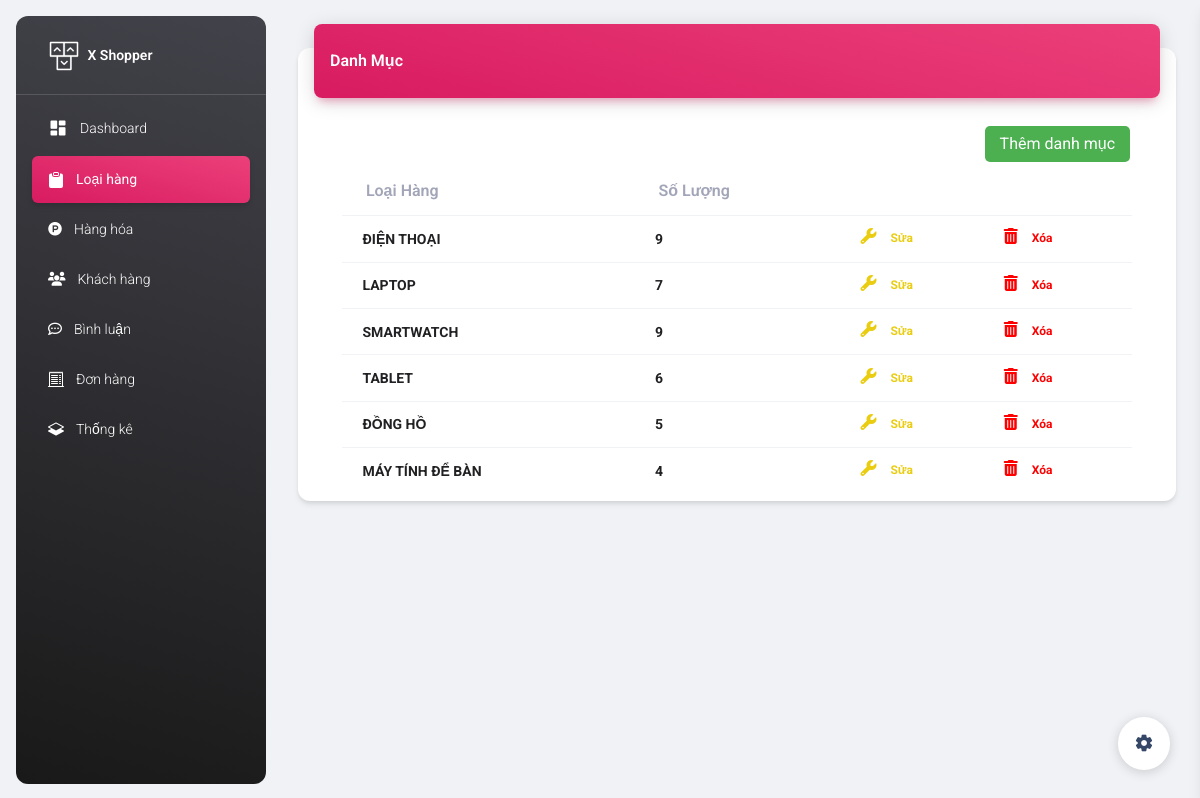
The app's page /admin/loai_hang/index.php (signed in) with its own data.
### tables this page shows
CREATE TABLE `loai` (
  `ma_loai` int(11) NOT NULL,
  `ten_loai` varchar(50) NOT NULL
);

### admin/loai_hang/index.php (called while the page is built, shortened)
<?php
require_once "../../Dao/loai.php";
require_once "../../Dao/hang_hoa.php";
$category = loai_select_all();
function so_luong_sp($ma_loai)
{
    return hang_hoa_exist($ma_loai);
}
require '../layout.php';

### Dao/PDO.php (called while the page is built, shortened)
<?php
function pdo_get_connection()
{
    $servername = "localhost";
    $username = "root";
    $password = "";
    try {
        $conn = new PDO("mysql:host=$servername;dbname=xshop", $username, $password);
        $conn->setAttribute(PDO::ATTR_ERRMODE, PDO::ERRMODE_EXCEPTION);
        return $conn;
    } catch (PDOException $e) {
        echo "Connection failed: " . $e->getMessage();
    }
}
function pdo_query($sql)
{
    $sql_args = array_slice(func_get_args(), 1);
    try {
        $conn = pdo_get_connection();
        $stmt = $conn->prepare($sql);
        $stmt->execute($sql_args);
        $row = $stmt->fetchAll();
        return $row;
    } catch (PDOException $e) {
        throw $e;
    } finally {
        unset($conn);
    }
}
function pdo_query_value($sql)
{
    $sql_args = array_slice(func_get_args(), 1);
    try {
        $conn = pdo_get_connection();
        $stmt = $conn->prepare($sql);
        $stmt->execute($sql_args);
        $row = $stmt->fetch(PDO::FETCH_ASSOC);
        return array_values($row)[0];
    } catch (PDOException $e) {
        throw $e;
    } finally {
        unset($conn);
    }
}

### Dao/loai.php (called while the page is built, shortened)
<?php
require_once '../../Dao/PDO.php';
    function loai_select_all() {
        $sql = 'SELECT * FROM `loai`';
        return pdo_query($sql);
    }
?>

### Dao/hang_hoa.php (called while the page is built, shortened)
<?php
require_once '../../Dao/PDO.php';
    function hang_hoa_exist($ma_loai){
        $sql = "SELECT count(*) FROM `hang_hoa` WHERE `ma_loai` = ?";
        return pdo_query_value($sql,$ma_loai);
    }
?>

### admin/loai_hang/list.php (the view, shortened to what this page needs)
    <div class="container-fluid py-4">
      <div class="row">
        <div class="col-12">
          <div class="card my-4">
            <div class="card-header p-0 position-relative mt-n4 mx-3 z-index-2">
              <div class="bg-gradient-primary shadow-primary border-radius-lg pt-4 pb-3">
                <h6 class="text-white text-capitalize ps-3">Danh mục</h6>
              </div>
            </div>
            <div class="card-body px-0 pb-2">
              <div class="table-responsive p-0">
                <div class="add"><a class="input_Addproduct" href="./index.php?btn_add">Thêm danh mục</a></div>
                <table style="width: 90%;margin:auto" class="table align-items-center mb-0">
                  <thead>
                    <tr class="fs-22">
                      <th class="text-secondary opacity-7">Loại hàng</th>
                      <th class="text-secondary opacity-7">Số lượng</th>
                      <th class="text-secondary opacity-7"></th>
                      <th class="text-secondary opacity-7"></th>
                    </tr>
                  </thead>
                  <tbody>
                    <?php
                      foreach ($category as $value) {
                        echo '
                        <tr>
                          <td>
                            <span class="namecategory badge badge-sm bg-gradient-secondary">' . $value['ten_loai'] . '</span>
                          </td>
                          <td>
                            <span class="namecategory badge ">' . so_luong_sp($value['ma_loai']) . '</span>
                          </td>
                          <td class="align-middle">
                            <form action="./index.php?btn_edit&ma_loai=' . $value['ma_loai'] . '" method="post">
                              <input type="hidden" name="ma_loai" value="' . $value['ma_loai'] . '">
                              <i class="fa fa-wrench edit" aria-hidden="true"></i>
                              <input name="editCategory" type="submit" value="Sửa" class="text-xs edit">
                            </form>
                          </td>
                          <td class="align-middle">
                            <form action="index.php?btn_delete" method="post" onsubmit="return deletecategory()">
                              <i class="fa fa-trash delete" aria-hidden="true"></i>
                              <input type="hidden" name="slug" value="' . $value['ma_loai'] . '">
                              <input name="deleteCategory" type="submit" value="Xóa" class="text-xs delete">
                            </form>
                          </td>
                        </tr>';
                      }
                    ?>
                  </tbody>
                </table>
              </div>
            </div>
          </div>
        </div>
      </div>
    </div>
  </main>
  <div class="fixed-plugin">
    <a class="fixed-plugin-button text-dark position-fixed px-3 py-2">
      <i class="material-icons py-2">settings</i>
    </a>
  </div>
</body>
</html>

### admin/loai_hang/list.php (style rules this page uses)
.add { display: flex; justify-content: flex-end; width: 95%; }
.input_Addproduct { background-color: #4CAF50; border: none; border-radius: 5px; color: white; padding: 5px 15px; text-decoration: none; margin: 4px 2px; cursor: pointer; }
.edit { color: #EACD11; }
.delete { color: #FF0000; }
.text-xs { padding: 7px 10px; border-radius: 8px; border: none; font-weight: bold; background: none; }
.namecategory { font-size: 14px !important; background: none; color: #212123; }

### records on screen
loai: ten_loai "ĐIỆN THOẠI", ma_loai "9"
loai: ten_loai "LAPTOP", ma_loai "7"
loai: ten_loai "SMARTWATCH", ma_loai "9"
loai: ten_loai "TABLET", ma_loai "6"
loai: ten_loai "ĐỒNG HỒ", ma_loai "5"
loai: ten_loai "MÁY TÍNH ĐỂ BÀN", ma_loai "4"
